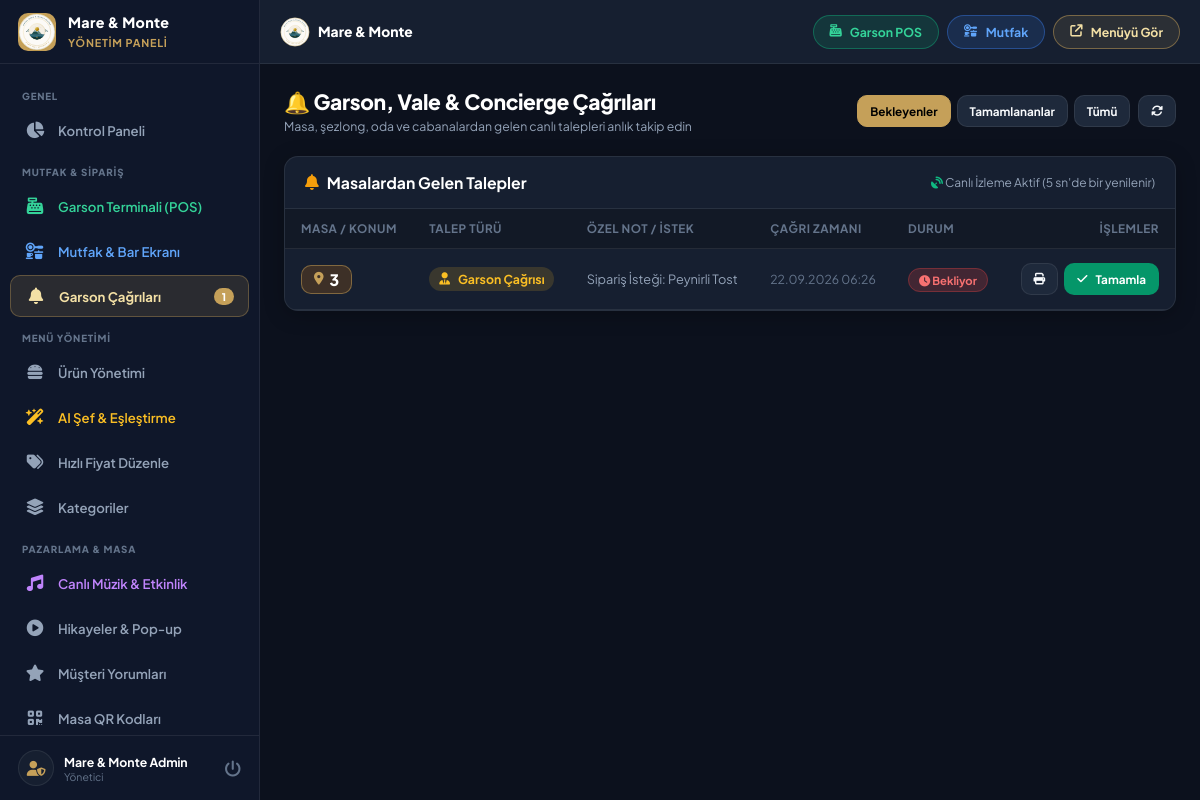
The app's page /admin/waiter-calls.php (signed in), older data.
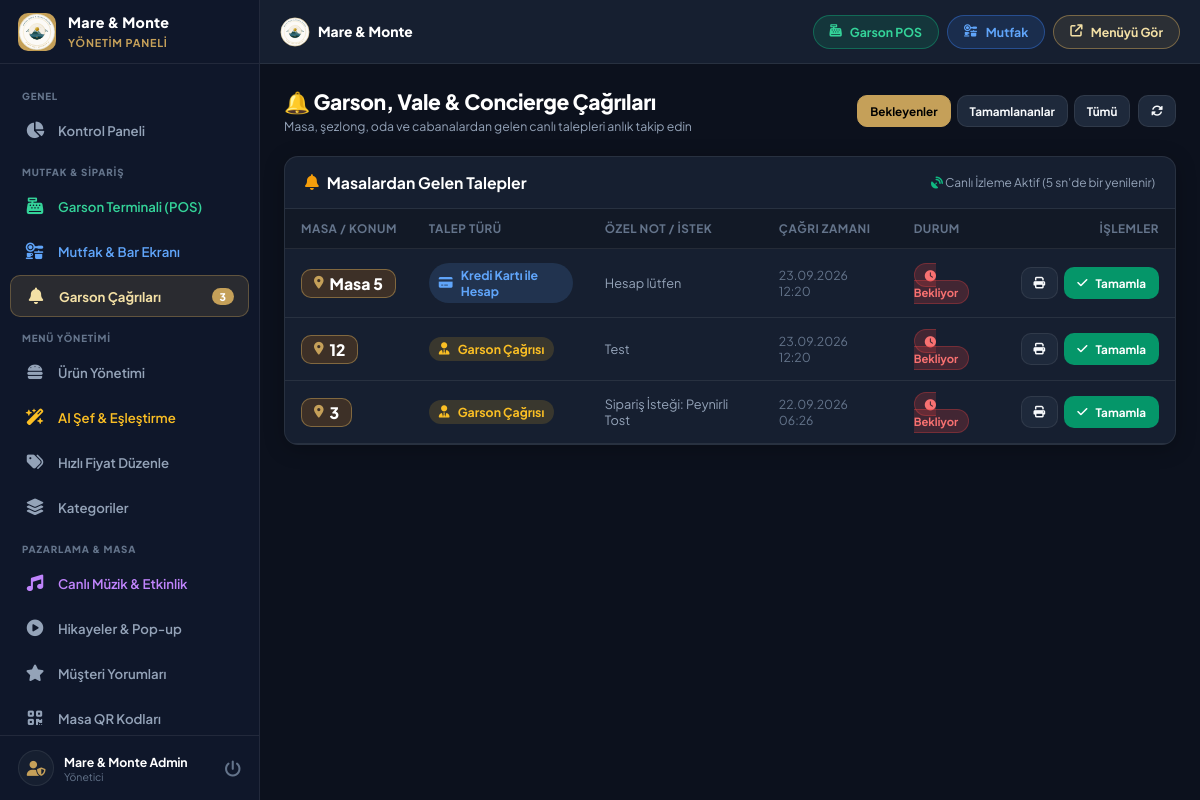
The same page, newer data.
### tables this page shows
CREATE TABLE waiter_calls (
        id INTEGER PRIMARY KEY AUTOINCREMENT,
        table_number VARCHAR(50) NOT NULL,
        call_type VARCHAR(50) DEFAULT 'waiter',
        note TEXT,
        status VARCHAR(30) DEFAULT 'pending',
        created_at DATETIME DEFAULT CURRENT_TIMESTAMP
    );

### config.php (called while the page is built, shortened)
<?php
function clean($data) {
    return htmlspecialchars(trim((string)$data), ENT_QUOTES, 'UTF-8');
}

### admin/waiter-calls.php (the view, shortened to what this page needs)
<?php
require_once __DIR__ . '/header.php';
$filterStatus = clean($_GET['status'] ?? 'pending');
$query = "SELECT * FROM waiter_calls WHERE 1=1";
if ($filterStatus !== 'all') {
    $query .= " AND status = " . $pdo->quote($filterStatus);
}
$query .= " ORDER BY id DESC LIMIT 60";
$calls = $pdo->query($query)->fetchAll();
function getCallTypeDetails($type) {
    switch ($type) {
        case 'card_bill':
            return ['label' => 'Kredi Kartı ile Hesap', 'icon' => 'fa-credit-card', 'color' => '#60a5fa', 'bg' => 'rgba(96,165,250,0.15)'];
        default:
            return ['label' => 'Garson Çağrısı', 'icon' => 'fa-user-tie', 'color' => '#fbbf24', 'bg' => 'rgba(251,191,36,0.15)'];
    }
}
?>
<div class="page-header">
    <div class="page-title">
        <h1>🔔 Garson, Vale &amp; Concierge Çağrıları</h1>
        <p>Masa, şezlong, oda ve cabanalardan gelen canlı talepleri anlık takip edin</p>
    </div>
    <div style="display: flex; gap: 8px; align-items: center; flex-wrap: wrap;">
        <div style="display: flex; gap: 6px;">
            <a href="waiter-calls.php?status=pending" class="btn <?php echo $filterStatus === 'pending' ? 'btn-primary' : 'btn-secondary'; ?> btn-sm">
                Bekleyenler
            </a>
            <a href="waiter-calls.php?status=completed" class="btn <?php echo $filterStatus === 'completed' ? 'btn-primary' : 'btn-secondary'; ?> btn-sm">
                Tamamlananlar
            </a>
            <a href="waiter-calls.php?status=all" class="btn <?php echo $filterStatus === 'all' ? 'btn-primary' : 'btn-secondary'; ?> btn-sm">
                Tümü
            </a>
        </div>
        <button type="button" class="btn btn-secondary btn-sm" onclick="location.reload()" title="Yenile">
            <i class="fas fa-rotate"></i>
        </button>
    </div>
</div>
<div class="card">
    <div class="card-header">
        <h3 class="card-title"><i class="fas fa-bell" style="color:var(--warning);"></i> Masalardan Gelen Talepler</h3>
        <span style="font-size: 0.8rem; color: var(--text-muted);"><i class="fas fa-satellite-dish" style="color:var(--success);"></i> Canlı İzleme Aktif (5 sn'de bir yenilenir)</span>
    </div>
    <div class="card-body" style="padding: 0;">
        <div class="table-responsive desktop-table-view">
            <table class="admin-table">
                <thead>
                    <tr>
                        <th>Masa / Konum</th>
                        <th>Talep Türü</th>
                        <th>Özel Not / İstek</th>
                        <th>Çağrı Zamanı</th>
                        <th>Durum</th>
                        <th style="text-align: right;">İşlemler</th>
                    </tr>
                </thead>
                <tbody id="callsTableBody">
                    <?php if (empty($calls)): ?>
                        <tr>
                            <td colspan="6" style="text-align: center; padding: 36px; color: var(--text-dim);">
                                Bu filtrede herhangi bir çağrı bulunmamaktadır.
                            </td>
                        </tr>
                    <?php else: ?>
                        <?php foreach ($calls as $call):
                            $info = getCallTypeDetails($call['call_type']);
                        ?>
                            <tr id="row-call-<?php echo $call['id']; ?>">
                                <td>
                                    <span style="font-size: 1.05rem; font-weight: 800; color: #fff; background: rgba(217, 119, 6, 0.2); padding: 4px 12px; border-radius: var(--radius-sm); border: 1px solid var(--border-focus); display:inline-flex; align-items:center; gap:6px;">
                                        <i class="fas fa-location-dot" style="color:var(--primary);font-size:0.85rem;"></i>
                                        <?php echo htmlspecialchars($call['table_number']); ?>
                                    </span>
                                </td>
                                <td>
                                    <span style="display: inline-flex; align-items: center; gap: 8px; font-weight: 700; color: <?php echo $info['color']; ?>; background: <?php echo $info['bg']; ?>; padding: 4px 10px; border-radius: 999px; font-size: 0.82rem;">
                                        <i class="fas <?php echo $info['icon']; ?>"></i>
                                        <?php echo $info['label']; ?>
                                    </span>
                                </td>
                                <td style="color: var(--text-muted); font-size: 0.85rem;">
                                    <?php echo htmlspecialchars($call['note'] ?: '-'); ?>
                                </td>
                                <td style="font-size: 0.82rem; color: var(--text-dim);">
                                    <?php echo date('d.m.Y H:i', strtotime($call['created_at'])); ?>
                                </td>
                                <td>
                                    <?php if ($call['status'] === 'pending'): ?>
                                        <span style="background: rgba(239, 68, 68, 0.2); color: #f87171; border: 1px solid rgba(239,68,68,0.3); padding: 4px 10px; border-radius: 999px; font-size: 0.75rem; font-weight: 700;">
                                            <i class="fas fa-clock"></i> Bekliyor
                                        </span>
                                    <?php else: ?>
                                        <span style="background: rgba(16, 185, 129, 0.2); color: #34d399; border: 1px solid rgba(16,185,129,0.3); padding: 4px 10px; border-radius: 999px; font-size: 0.75rem; font-weight: 700;">
                                            <i class="fas fa-check"></i> Tamamlandı
                                        </span>
                                    <?php endif; ?>
                                </td>
                                <td style="text-align: right;">
                                    <div style="display:inline-flex; gap:6px;">
                                        <button type="button" class="btn btn-secondary btn-sm" onclick='printCallSlip(<?php echo json_encode($call); ?>)' title="Fiş Yazdır">
                                            <i class="fas fa-print"></i>
                                        </button>
                                        <?php if ($call['status'] === 'pending'): ?>
                                            <button type="button" class="btn btn-success btn-sm" onclick="changeStatus(<?php echo $call['id']; ?>, 'completed')">
                                                <i class="fas fa-check"></i> Tamamla
                                            </button>
                                        <?php else: ?>
                                            <button type="button" class="btn btn-secondary btn-sm" onclick="changeStatus(<?php echo $call['id']; ?>, 'pending')">
                                                <i class="fas fa-rotate-left"></i> Tekrar Aç
                                            </button>
                                        <?php endif; ?>
                                    </div>
                                </td>
                            </tr>
                        <?php endforeach; ?>
                    <?php endif; ?>
                </tbody>
            </table>
        </div>
    </div>
</div>
<?php require_once __DIR__ . '/footer.php'; ?>

### admin/header.php (shortened to what this page needs)
<?php
require_once __DIR__ . '/../database.php';
$currentPage = basename($_SERVER['PHP_SELF']);
$adminName = $_SESSION['admin_name'] ?? 'Yönetici';
try {
    $stmtCalls = $pdo->query("SELECT COUNT(*) FROM waiter_calls WHERE status = 'pending'");
    $pendingCallsCount = $stmtCalls->fetchColumn();
} catch (Exception $e) {
    $pendingCallsCount = 0;
    $pendingOrdersCount = 0;
}
?>
<!DOCTYPE html>
<html lang="tr">
<head>
    <link rel="stylesheet" href="https://cdnjs.cloudflare.com/ajax/libs/font-awesome/6.4.0/css/all.min.css">
    <link rel="stylesheet" href="../assets/css/admin.css?v=<?php echo time(); ?>">
</head>
<body>
    <aside class="admin-sidebar" id="adminSidebar">
        <div class="sidebar-header">
            <div class="sidebar-logo-icon">
                <img src="../assets/images/maremonte_logo.svg" alt="Mare & Monte">
            </div>
            <div class="sidebar-brand-text">
                <h2>Mare &amp; Monte</h2>
                <span>Yönetim Paneli</span>
            </div>
        </div>
        <nav class="sidebar-nav">
            <div class="nav-section-label">GENEL</div>
            <a href="index.php" class="nav-link <?php echo $currentPage === 'index.php' ? 'active' : ''; ?>">
                <i class="fas fa-chart-pie"></i>
                <span>Kontrol Paneli</span>
            </a>
            <div class="nav-section-label">MUTFAK & SİPARİŞ</div>
            <a href="pos.php" class="nav-link <?php echo $currentPage === 'pos.php' ? 'active' : ''; ?>" style="color: #34d399;">
                <i class="fas fa-cash-register"></i>
                <span>Garson Terminali (POS)</span>
            </a>
            <a href="kitchen.php" class="nav-link <?php echo $currentPage === 'kitchen.php' ? 'active' : ''; ?>" style="color: #60a5fa;">
                <i class="fas fa-kitchen-set"></i>
                <span>Mutfak & Bar Ekranı</span>
            </a>
            <a href="waiter-calls.php" class="nav-link <?php echo $currentPage === 'waiter-calls.php' ? 'active' : ''; ?>">
                <i class="fas fa-bell"></i>
                <span>Garson Çağrıları</span>
                <?php if ($pendingCallsCount > 0): ?>
                    <span class="nav-badge"><?php echo $pendingCallsCount; ?></span>
                <?php endif; ?>
            </a>
            <div class="nav-section-label">MENÜ YÖNETİMİ</div>
            <a href="products.php" class="nav-link <?php echo $currentPage === 'products.php' ? 'active' : ''; ?>">
                <i class="fas fa-burger"></i>
                <span>Ürün Yönetimi</span>
            </a>
            <a href="ai_assistant.php" class="nav-link <?php echo $currentPage === 'ai_assistant.php' ? 'active' : ''; ?>" style="color:#fbbf24;">
                <i class="fas fa-wand-magic-sparkles"></i>
                <span>AI Şef &amp; Eşleştirme</span>
            </a>
            <a href="quick-price.php" class="nav-link <?php echo $currentPage === 'quick-price.php' ? 'active' : ''; ?>">
                <i class="fas fa-tags"></i>
                <span>Hızlı Fiyat Düzenle</span>
            </a>
            <a href="categories.php" class="nav-link <?php echo $currentPage === 'categories.php' ? 'active' : ''; ?>">
                <i class="fas fa-layer-group"></i>
                <span>Kategoriler</span>
            </a>
            <div class="nav-section-label">PAZARLAMA & MASA</div>
            <a href="events.php" class="nav-link <?php echo $currentPage === 'events.php' ? 'active' : ''; ?>" style="color:#c084fc;">
                <i class="fas fa-music"></i>
                <span>Canlı Müzik & Etkinlik</span>
            </a>
            <a href="stories.php" class="nav-link <?php echo $currentPage === 'stories.php' ? 'active' : ''; ?>">
                <i class="fas fa-circle-play"></i>
                <span>Hikayeler & Pop-up</span>
            </a>
            <a href="feedback.php" class="nav-link <?php echo $currentPage === 'feedback.php' ? 'active' : ''; ?>">
                <i class="fas fa-star"></i>
                <span>Müşteri Yorumları</span>
            </a>
            <a href="tables.php" class="nav-link <?php echo $currentPage === 'tables.php' ? 'active' : ''; ?>">
                <i class="fas fa-qrcode"></i>
                <span>Masa QR Kodları</span>
            </a>
        </nav>
        <div class="sidebar-footer">
            <div class="admin-profile">
                <div class="admin-avatar">
                    <i class="fas fa-user-shield"></i>
                </div>
                <div>
                    <div class="admin-name"><?php echo htmlspecialchars($adminName); ?></div>
                    <div class="admin-role">Yönetici</div>
                </div>
            </div>
            <a href="logout.php" title="Çıkış" style="color: var(--text-dim); text-decoration:none; font-size:1.1rem;">
                <i class="fas fa-power-off"></i>
            </a>
        </div>
    </aside>
    <div class="admin-main">
        <header class="admin-topbar">
            <div style="display:flex; align-items:center; gap:12px;">
                <div class="topbar-brand" style="display:flex; align-items:center; gap:8px;">
                    <img src="../assets/images/maremonte_logo.svg" style="width:30px; height:30px; border-radius:50%;" alt="Logo">
                    <span style="font-size:0.92rem; font-weight:800; color:#fff;">Mare &amp; Monte</span>
                </div>
            </div>
            <div class="topbar-actions" style="display:flex; align-items:center; gap:8px;">
                <a href="pos.php" class="btn-preview" style="background:rgba(16,185,129,0.15); border-color:rgba(16,185,129,0.4); color:#34d399;" title="Garson Terminali">
                    <i class="fas fa-cash-register"></i>
                    <span>Garson POS</span>
                </a>
                <a href="kitchen.php" class="btn-preview" style="background:rgba(59,130,246,0.15); border-color:rgba(59,130,246,0.4); color:#60a5fa;" title="Mutfak & Bar Ekranı">
                    <i class="fas fa-kitchen-set"></i>
                    <span>Mutfak</span>
                </a>
                <a href="../index.php" target="_blank" class="btn-preview" title="Müşteri Görünümü">
                    <i class="fas fa-arrow-up-right-from-square"></i>
                    <span>Menüyü Gör</span>
                </a>
            </div>
        </header>
        <main class="admin-content">

### admin/footer.php (shortened to what this page needs)
        </main>
    </div>
</body>
</html>

Row changes from the older to the newer data that the page shows:
added waiter_calls: table_number "Masa 5", call_type "Kredi Kartı ile Hesap", note "Hesap lütfen", created_at "23.09.2026 12:20", status "pending" (drawn)
added waiter_calls: table_number "12", call_type "Garson Çağrısı", note "Test", created_at "23.09.2026 12:20", status "pending" (drawn)
Text that changed along with them:
$pendingCallsCount: "1" → "3"
